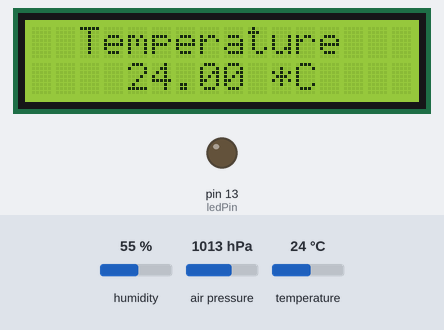
Recording of a sketch running on a simulated Arduino Uno, built with avr-gcc and run on an emulated ATmega328P. Shown: 16×2 character LCD, output pins drawn as LEDs (lit = HIGH). Inputs (shaded band) come from the test bench; at power-on: humidity 55 %, air pressure 1013 hPa, temperature 24 °C. The modem accepts every AT command (registered, SIM ready, sends succeed) and sends nothing else; what the sketch prints to the serial monitor is not drawn.

Above: at 4.2 s.
4.3 s: humidity set to 22 %
At 5.7 s:
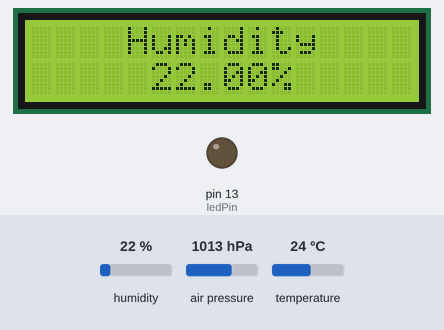
At 15.1 s:
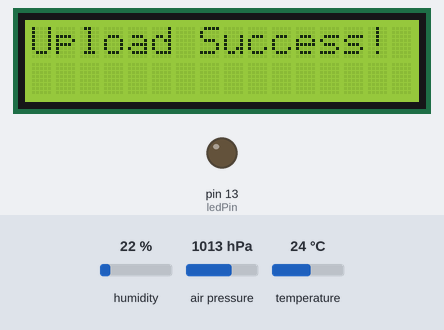
Timing chart, 0 to 16.6 s (numbered marks = the images above; inputs shaded):
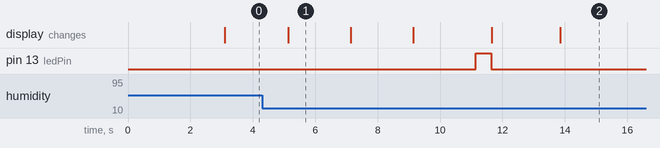

The sketch:

project_code.ino
```cpp
/*
The LCD Circuit:
 * LCD RS pin to digital pin 8
 * LCD Enable pin to digital pin 9
 * LCD D4 pin to digital pin 4
 * LCD D5 pin to digital pin 5
 * LCD D6 pin to digital pin 6
 * LCD D7 pin to digital pin 7
 * LCD R/W pin to ground
 * LCD VSS pin to ground
 * LCD VCC or VDD pin to 5V
 * 10K resistor between +5V and gnd
 * wiper to LCD VO or VEE pin (pin 3)
*/

/*
The DHT11 Circuit:
 * VDD pin of DHT11 is connected to +5V
 * GND pin of DHT11 is connected to gnd
 * DATA pin of DHT11 is connected to pin 2 of arduino uno
 */

/*
 * ESP8266 Connections
 * 1. Rx   2. 3.3V
 * 3. NC   4. NC
 * 5. NC   6. 3.3V
 * 7. GND  8. Tx
 */

#include <SoftwareSerial.h>  			 // to use arduino software uart
#include <stdlib.h>  					 // for string operations
#include <LiquidCrystal.h>               // Include LCD Library
#include <DHT.h>                         // Include library for DHT11 Sensor
#include <Wire.h>                        // I2C lcd Protocol Library
#include <Adafruit_BMP085.h>             // Include BMP180 Sensor Library

// function prototypes
void thingspeak_upload();                               // Function prototype (this function is used for uploading the data on thingspeak cloud)
double dewPointFast(double celsius, double humidity);   // Function Prototype (this function is used for calculating the dew point0

// variables declaration
int ledPin = 13;                         // led(inbuilt) is for indicating the upload process
int dht_pin = 2;                         // Declaring a variable for pin where DHT11 data pin has been connected
float temperature_celsius;               // Declare a variable to hold the data of the temperature in celsius
float humidity_percentage;               // Declare a variable to hold the data of the humidity percentage
float dPC;                               // Declare a variable to store the dew point value in Celsius
int pressure;                            // Declare a variable to store the pressure read from bmp in pascals
String apiKey = "RFNJ9N1B8XSZUYQY";      // thingspeak API key for authenticate uploding of data on cloud

SoftwareSerial ser(10, 11);              // pin #10 = Tx and pin #11 = Rx (connect Tx of ESP to pin 10 and Rx of ESP to 11)
LiquidCrystal lcd(8, 9, 4, 5, 6, 7);     // Create an object of lcd
DHT dht(dht_pin, DHT11);                 // Create an object of DHT11 connected to pin no. 2
Adafruit_BMP085 bmp;                     // Create an object of BMP library

void setup()
{
  pinMode(ledPin, OUTPUT);  			// making led pin as output
  lcd.begin(16, 2);         			// set up the LCD's number of columns and rows
  Serial.begin(9600);       			// setting hardware uart baudrate and starting serial communication
  ser.begin(9600);          			// setting software uart baudrate and starting serial communication
  dht.begin();              			// Start the DHT sensor reading program
  ser.println("AT+RST");   				// restart ESP8266

// displayig initial introduction of project
  lcd.print("Weather Forecast !");      // Print a message to the LCD.
  delay(3000);                          // Delay of 5 second
  lcd.clear();                          // Clear the contents displayed on lcd
}

void loop()
{
  // Reading temperature or humidity takes about 250 milliseconds!
  // Sensor readings may also be up to 2 seconds 'old' (its a very slow sensor)

  temperature_celsius = dht.readTemperature(); 			 // Declare a variable as well as read the temperature value in *c
  lcd.clear();  										 // clear the lcd screen
  lcd.setCursor(0,0);  								     // Set lcd cursor to 1st row 1st column
  lcd.print("  Temperature");                            // print the message on lcd
  lcd.setCursor(0,1);                                    // select 1st column second row i.e. second line(row) of 16x2 lcd
  lcd.print("    ");   									 // achieving center of second line
  lcd.print(temperature_celsius);                        // display temperature value on lcd
  lcd.print(" *C ");                                     // read temperature is in degree celsius
  delay(2000);                                           // Delay for showing that temperature value on lcd

  humidity_percentage = dht.readHumidity();     		 // Declare a variable as well as read the Humid value in %
  lcd.clear();  										 // clear the lcd screen
  lcd.setCursor(0,0);  									 // Set lcd cursor to 1st row 1st column
  lcd.print("    Humidity");							 // print the message on lcd
  lcd.setCursor(0,1);									 // select 1st column second row i.e. second line(row) of 16x2 lcd
  lcd.print("     ");   								 // achieving center of second line
  lcd.print(humidity_percentage);						 // display humidity value on lcd
  lcd.print("%");                                        // humidity value is expressed in percentage
  delay(2000);											 // Delay for showing that humidity value on lcd


  dPC = dewPointFast(temperature_celsius, humidity_percentage);   // Call the function to calculate dew point in celcius
  lcd.clear(); 													  // clear the lcd screen
  lcd.setCursor(0,0);  										      // Set lcd cursor to 1st row 1st column
  lcd.print("    Dew Point");								      // print the message on lcd
  lcd.setCursor(0,1);                                             // select 1st column second row i.e. second line(row) of 16x2 lcd
  lcd.print("     ");  										      // achieving center of second line
  lcd.print(dPC);												  // display the dew point value (can be -ve also)
  lcd.print(" *C ");											  // dew point value is in degree celsius
  delay(2000);													  // Delay for showing that dew point value on lcd

  pressure = bmp.readPressure();								  // Declare a variable as well as read the pressure value in pascals
  lcd.clear();  												  // clear the lcd screen
  lcd.setCursor(0,0);  											  // Set lcd cursor to 1st row 1st column
  lcd.print("    Pressure");									  // print the message on lcd
  lcd.setCursor(0,1);											  // select 1st column second row i.e. second line(row) of 16x2 lcd
  lcd.print("     ");   										  // achieving center of second line
  lcd.print(pressure);											  // display the pressure value on lcd
  lcd.print(" Pa");												  // pressure value is measure in pascals from BMP180(temperature and pressure) Sensor
  delay(2000);                  								  // Delay for showing that dew point value on lcd

  // Now upload these measure values on thingspeak cloud so calling the function -> thingspeak_upload() to upload these values
  thingspeak_upload(temperature_celsius, humidity_percentage, dPC, pressure);
}


void thingspeak_upload(float temp, float humid, float dew, int pressure)
{
  // blink LED on board to indicate that data uploading process has been started
  digitalWrite(ledPin, HIGH);
  delay(500);
  digitalWrite(ledPin, LOW);

  // Show uploading process has been started on lcd display
  lcd.clear();				         // first clear the lcd display
  lcd.setCursor(0,0);  		         // Set lcd cursor to 1st row 1st column
  lcd.print("Uploading Data..");      // display the uploading message on lcd
  delay(1000);                       // just wait a second

  // convert to string so that we can upload that value on thingspeak
  char tempBuf[16];   							  // declaring a buffer array for string conversion of the value
  String strTemp = dtostrf(temp, 4, 1, tempBuf);  // this will convert the number using buffer and stdlib function

  // similarly converting the other values into the string
  char humidBuf[16];
  String strHumid = dtostrf(humid, 4, 1, humidBuf);

  char dewBuf[16];
  String strDew = dtostrf(dew, 4, 1, dewBuf);

  char pressureBuf[16];
  String strPressure= dtostrf(pressure, 4, 1, pressureBuf);

  // printing the string values on serial monitor to verify that the conversion is successfully done
  Serial.println(strTemp);
  Serial.println(strHumid);
  Serial.println(strDew);
  Serial.println(strPressure);

  // now starting the process of uploading the data by first making the TCP connection to the cloud
  String cmd = "AT+CIPSTART=\"TCP\",\"";
  cmd += "184.106.153.149"; 				// api.thingspeak.com i.e. Thingspeak cloud ip address
  cmd += "\",80";							// specifying the port number i.e. actually HTTP port
  ser.println(cmd);                         // sending this connection information to ESP8266 which will forward it to cloud using wifi internet connection

  if(ser.find("Error"))					    // If any error accured while forwarding the connection request to cloud
  {
    Serial.println("AT+CIPSTART error");    // The connection error will be displayed on serial monitor
 	// display the error message on lcd also
  	lcd.clear();				            // first clear the lcd display
  	lcd.setCursor(0,0);  		            // Set lcd cursor to 1st row 1st column
  	lcd.print("Uploading Failed");           // display the uploading message on lcd
  	delay(2000);
    return;
  }

  // prepare GET string
  String getStr = "GET /update?api_key=";   // Uploading data using Thigspeak API (Application Programming Interface)
  getStr += apiKey;                         // attaching write api key abtained from thingspeak
  getStr +="&field1=";                      // attach the field number to which we want to upload the value here it is field 1
  getStr += String(strTemp);                // uploading temperature value to thingspeak field1
  getStr +="&field2=";						// want to use field2
  getStr += String(strHumid);               // uploading humidity value in % on field2
  getStr +="&field3=";                      // want to use field3
  getStr += String(strDew);                 // uploading dew point in celsius value on field3
  getStr +="&field4=";                      // want to use field4
  getStr += String(strPressure);            // uploading pressure in pascal on field4 of thingspeak
  getStr += "\r\n\r\n";  					// press 'enter' using software command (carriage return and new line)

  // before sending the GET string we will inform ESP822 about the length of data that we want to upload on thingspeak
  cmd = "AT+CIPSEND=";
  cmd += String(getStr.length());           // measuring the length of our GET string
  ser.println(cmd);                         // now sending 'AT+CIPSEND=<length of GET string>' to ESP8266
  Serial.println(cmd);                      // also displaying it on serial monitor

  if(ser.find(">"))                         // if we receive '>' from ESP8266 means ESP8266 has made successful connection with thingspeak cloud
  {
    ser.print(getStr);                      // GET request will be forwared by ESP8266 to upload the data on thingspeak
    Serial.println(getStr);                 // Display the GET Request string on serial monitor for debugging and to know field the values which will be uploaded
    // display the success message on lcd also
  	lcd.clear();				            // first clear the lcd display
  	lcd.setCursor(0,0);  		            // Set lcd cursor to 1st row 1st column
  	lcd.print("Upload Success!");           // display the uploading message on lcd
  	delay(2000);
  }
  else                                      // else it means ESP8266 has lost the connection to thingspeak cloud
  {
    ser.println("AT+CIPCLOSE");             // As ESP8266 has lost the connection, we need to close the connection using this command
    Serial.println("Closing the connection...");          // Display the message of closing the connection on serial monitor

  }

  // thingspeak needs 15 sec delay between updates
  ser.println("AT+RST");                            // Restart ESP8266 for new value upload
  delay(30000);                                     // giving 30 sec delay for uploading thingspeak data
}

double dewPointFast(double celsius, double humidity)    // Function definition to calculate Dew with the help of temperature and humidity
{
double a = 17.271;    // Coefficient to calculate dew point
double b = 237.7;
double temp = (a * celsius) / (b + celsius) + log(humidity*0.01);
double Td = (b * temp) / (a - temp);    // Dew point temperature
return Td;
}
```

Measured:
- what the display in image 1 shows lasts 2.0 s, from 5.1 s to 7.1 s
